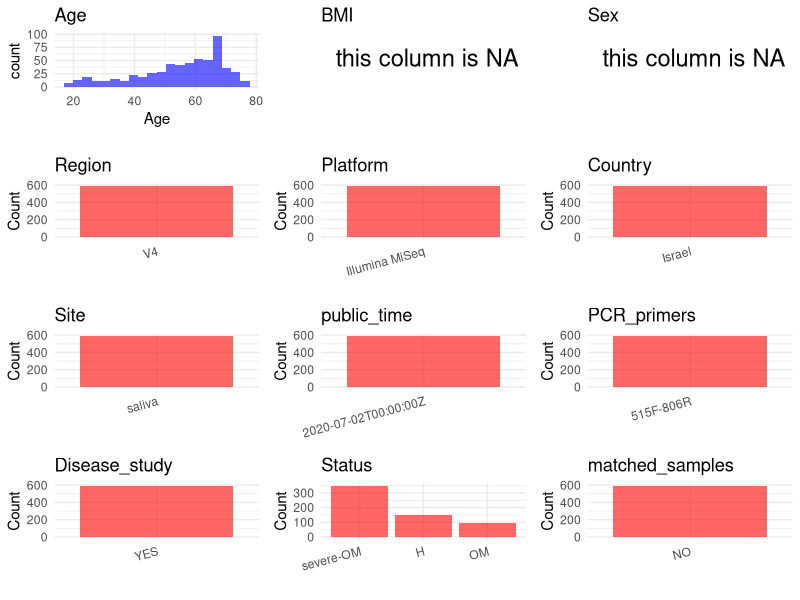

Recreate this plot in R. (Note: this script raises an error after producing the figure.)
## ---- chunk 1
# Load necessary libraries
library(dplyr)
library(ggplot2)
library(cowplot)

# Set working directory (update this path to your local directory)
setwd("D:/metadata/PRJEB38062")

# Read the initial metadata files
initial_meta<-read.csv("SraRunTable.csv",header = T)

# Combine the two metadata files
#meta <- rbind(initial_meta, initial_meta1)

#Remove entries non-oral samples
#initial_meta <- subset(initial_meta,isolate %in% c("saliva","tongue coat"))

# Check the number of samples containing "HT" in Sample.Name (e.g., healthy controls)
#nrow(subset(meta, grepl("HT", Sample.Name)))

# Display the first few rows of the metadata
head(initial_meta)
## ---- chunk 2
# Create a uniform metadata dataframe
metadata <- data.frame(
  BioProject = initial_meta$BioProject,
  Run = initial_meta$Run,
  sample_name = initial_meta$Sample.Name,
  Age = initial_meta$host_age,
  BMI = NA,
  Sex=NA,
  Region = "V4",
  Platform = initial_meta$Instrument,
  Country = initial_meta$geo_loc_name_country,
  Site = initial_meta$env_material,
  public_time = initial_meta$ReleaseDate,
  stringsAsFactors = FALSE
)
## ---- chunk 3
# Add information obtained from the publication
metadata$PCR_primers <- "515F-806R"
metadata$title <- "Patterns of salivary microbiota injury and oral mucositis in recipients of allogeneic hematopoietic stem cell transplantation"
metadata$Disease_study <- "YES"
# Assign disease status based on sample_name patterns
#metadata$Status<-"H"
metadata <- metadata %>%
  mutate(Status = case_when(
    initial_meta$oral_mucositis_grade == "0" ~ "H",
    initial_meta$oral_mucositis_grade == "1" ~ "OM",
    initial_meta$oral_mucositis_grade %in% c("2", "3", "4") ~ "severe-OM"
  ))


keep_subjects <- unique(subset(metadata, Site == "saliva")$sample_name)
metadata <- subset(metadata, sample_name %in% keep_subjects)

metadata$matched_samples <- "NO"
## ---- chunk 4
# Check the number of unique runs and sample names
print(paste("Number of unique runs:", length(unique(metadata$Run))))
print(paste("Number of unique sample names:", length(unique(metadata$sample_name))))
## ---- chunk 5
# Select columns for visualization
plot_data <- metadata %>%
  select(-BioProject, -Run, -sample_name, -title)

# Function to create simple plots for each column
create_simple_plots <- function(data) {
  plots <- list()
  
  for (col in colnames(data)) {
    # Check if the column is all NA
    if (all(is.na(data[[col]]))) {
      # Create an empty plot with text indicating all NA
      p <- ggplot() +
        annotate("text", x = 0.5, y = 0.5, label = "this column is NA", size = 6) +
        labs(title = col) +
        theme_void()
    } else if (is.numeric(data[[col]])) {
      # Numeric variable: histogram
      p <- ggplot(data, aes(x = .data[[col]])) +
        geom_histogram(fill = "blue", alpha = 0.6, bins = 20, na.rm = TRUE) +
        labs(title = col) +
        theme_minimal()
    } else {
      # Categorical variable: bar plot (remove NA values)
      count_data <- as.data.frame(table(data[[col]], useNA = "ifany"))
      p <- ggplot(count_data, aes(x = reorder(Var1, -Freq), y = Freq)) +
        geom_col(fill = "red", alpha = 0.6) +
        labs(title = col, x = NULL, y = "Count") +
        theme_minimal() +
        theme(axis.text.x = element_text(angle = 15, hjust = 1))
    }
    plots[[col]] <- p
  }
  
  return(plots)
}

# Generate and arrange plots
plots <- create_simple_plots(plot_data)
p<-plot_grid(plots$Age, 
          plots$BMI, 
          plots$Sex, 
          plots$Region, 
          plots$Platform, 
          plots$Country, 
          plots$Site,
          plots$public_time, 
          plots$PCR_primers,
          plots$Disease_study,
          plots$Status,
          plots$matched_samples,# add 
          ncol = 3, align = "hv", axis = "lb")
ggsave("Metadata_Summary.png", plot = p, width = 8, height = 6, dpi = 150)
## ---- chunk 6
knitr::include_graphics("metadata_summary.png")
## ---- chunk 7
# Reorder columns to match the desired format
metadata <- metadata[, c(
  "BioProject", "Run", "sample_name", "Age", "BMI", "Sex", 
  "Region", "Platform", "Country", "Site", "public_time", 
  "PCR_primers", "title", "Disease_study", "Status","matched_samples"
)]

# Export the uniform metadata to a CSV file
write.csv(metadata, file = "metadata.csv", quote = TRUE)
head(metadata)
